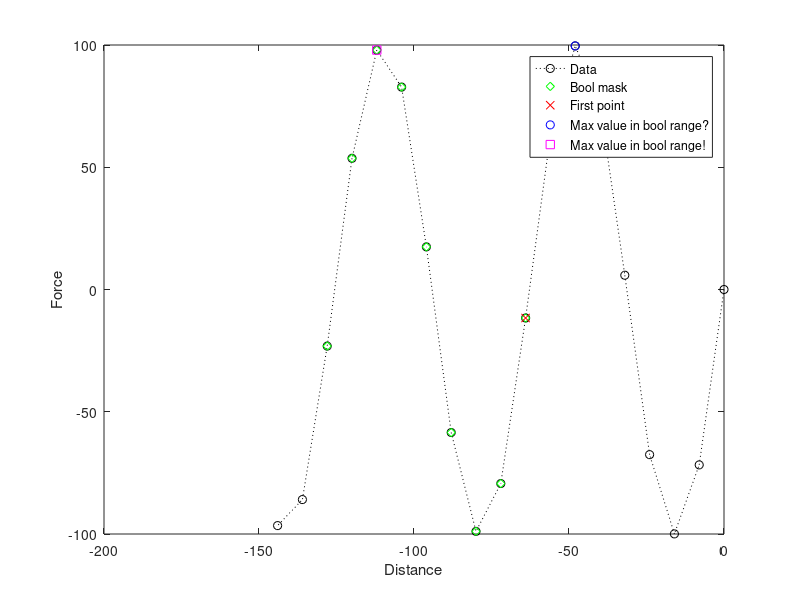

The MATLAB script that drew this image: (Note: this script raises an error after producing the figure.)
% Make some fake data
dist = -(0:8:150);
F = 100*sin(0.1*dist);

figure;
plot(dist, F, 'k:o', 'DisplayName', 'Data'); hold on;
xlabel('Distance');
ylabel('Force');

% Create a boolean mask describing condition of interest
test_started = (dist < -60) & (dist >= -130);

% Mark points that satisfy the boolean mask with a beautiful green diamond
plot(dist(test_started), F(test_started), 'gd', 'DisplayName', 'Bool mask');

% Find the first point that satisfies the boolean mask
idx_start = find( test_started == true, 1, 'first');

% Mark the first point with a bold red x
plot(dist(idx_start), F(idx_start), 'rx', 'DisplayName', 'First point');

% Find the maximum value in the region satisfying the boolean mask
[max_val, idx_max_val] = max( F(idx_start:end) );

% Mark the max value of the boolean range... right?
plot(dist(idx_max_val), F(idx_max_val), 'bo','DisplayName', 'Max value in bool range?');

% Correct the indexing by noting that we found the max from a SUBSET of F
idx_max_val = idx_max_val + (idx_start - 1);

% Mark the max value of the boolean range
plot(dist(idx_max_val), F(idx_max_val), 'ms','DisplayName', 'Max value in bool range!');

hl = legend('show');
improvePlot;
set(hl, 'location', 'northoutside');
